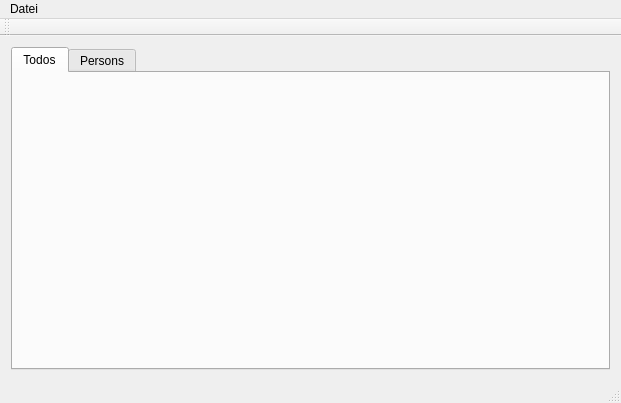
<?xml version="1.0" encoding="UTF-8"?>
<ui version="4.0">
 <class>MainWindow</class>
 <widget class="QMainWindow" name="MainWindow">
  <property name="geometry">
   <rect>
    <x>0</x>
    <y>0</y>
    <width>621</width>
    <height>403</height>
   </rect>
  </property>
  <property name="windowTitle">
   <string>Manage todos</string>
  </property>
  <widget class="QWidget" name="centralWidget">
   <layout class="QVBoxLayout" name="verticalLayout">
    <item>
     <widget class="QTabWidget" name="tabWidget">
      <property name="tabShape">
       <enum>QTabWidget::Rounded</enum>
      </property>
      <property name="currentIndex">
       <number>0</number>
      </property>
      <widget class="QWidget" name="tabTodos">
       <attribute name="title">
        <string>Todos</string>
       </attribute>
       <layout class="QHBoxLayout" name="horizontalLayout">
        <item>
         <layout class="QVBoxLayout" name="layoutTodos"/>
        </item>
       </layout>
      </widget>
      <widget class="QWidget" name="tabPersons">
       <attribute name="title">
        <string>Persons</string>
       </attribute>
       <layout class="QVBoxLayout" name="verticalLayout_4">
        <item>
         <layout class="QVBoxLayout" name="layoutPersons"/>
        </item>
       </layout>
      </widget>
     </widget>
    </item>
   </layout>
  </widget>
  <widget class="QMenuBar" name="menuBar">
   <property name="geometry">
    <rect>
     <x>0</x>
     <y>0</y>
     <width>621</width>
     <height>21</height>
    </rect>
   </property>
   <widget class="QMenu" name="menuDatei">
    <property name="title">
     <string>Datei</string>
    </property>
    <addaction name="actionExit"/>
   </widget>
   <addaction name="menuDatei"/>
  </widget>
  <widget class="QToolBar" name="mainToolBar">
   <attribute name="toolBarArea">
    <enum>TopToolBarArea</enum>
   </attribute>
   <attribute name="toolBarBreak">
    <bool>false</bool>
   </attribute>
  </widget>
  <widget class="QStatusBar" name="statusBar"/>
  <action name="actionExit">
   <property name="text">
    <string>Exit</string>
   </property>
  </action>
 </widget>
 <layoutdefault spacing="6" margin="11"/>
 <resources/>
 <connections>
  <connection>
   <sender>actionExit</sender>
   <signal>triggered()</signal>
   <receiver>MainWindow</receiver>
   <slot>close()</slot>
   <hints>
    <hint type="sourcelabel">
     <x>-1</x>
     <y>-1</y>
    </hint>
    <hint type="destinationlabel">
     <x>310</x>
     <y>201</y>
    </hint>
   </hints>
  </connection>
 </connections>
</ui>
